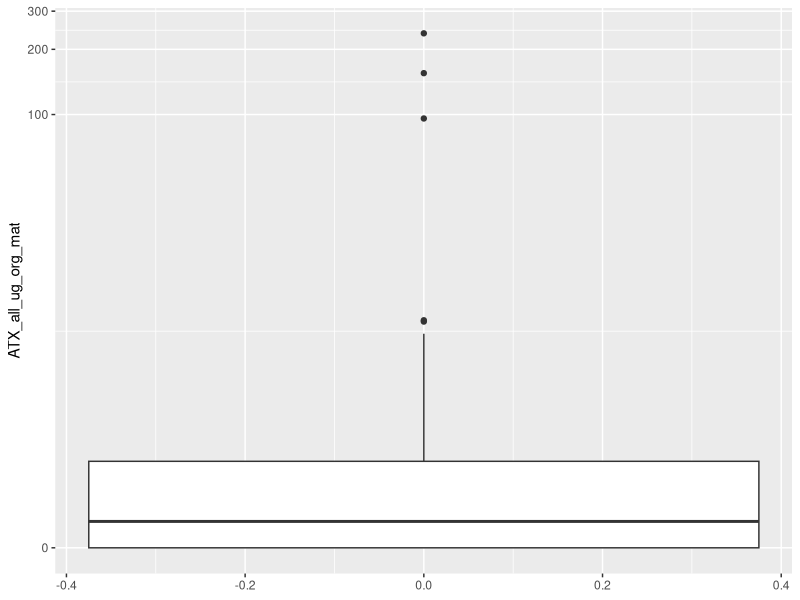
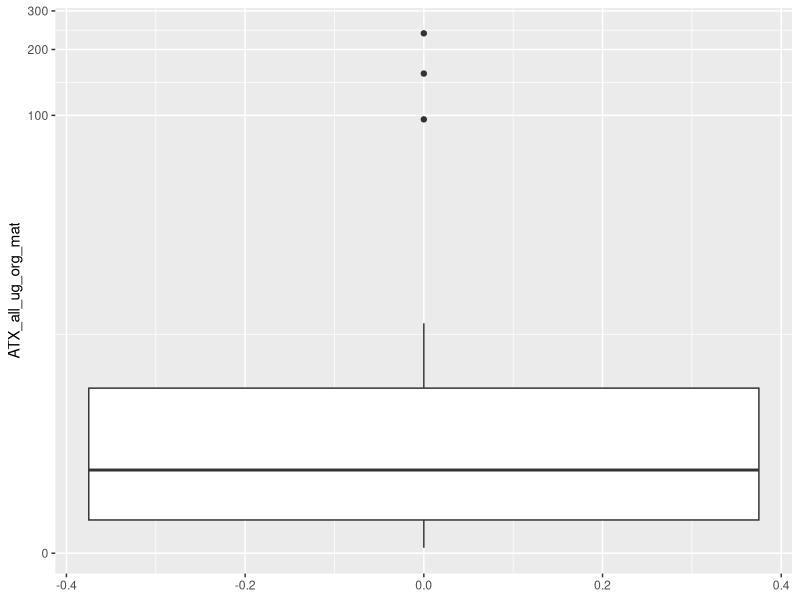
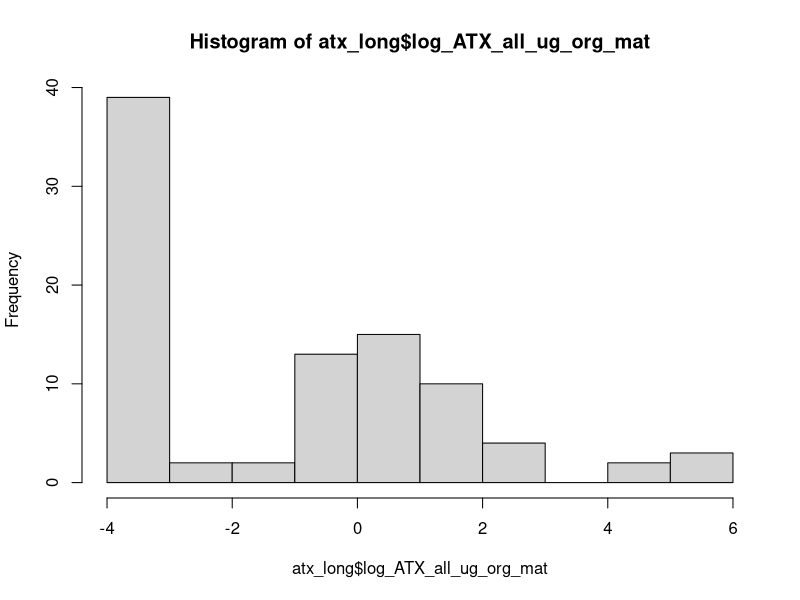
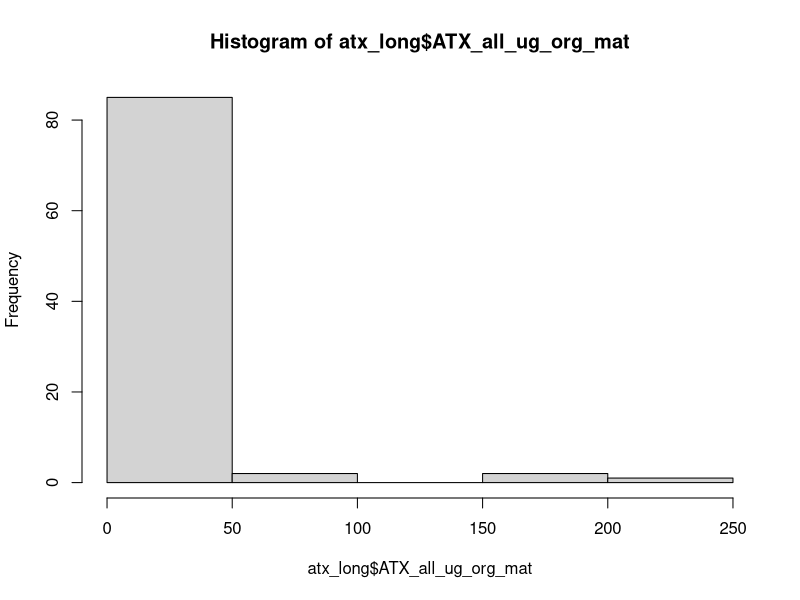

These figures' R source, in order:
#### Making anatoxin categories for analyses
### Jordan Zabrecky
## last edited: 05.24.2026

# This script makes anatoxin concentrations groupings (e.g., high versus low) 
# to use in Q2 analyses

#### (1) Loading libraries & data ####

# libraries
lapply(c("tidyverse"), require, character.only = T)

# read in environmental covariates & toxin data
atx <- read.csv("data/field_and_lab/environmental_covariates_and_toxins.csv") %>% 
  # will analyze congeners all together standardized by OM, 
  # so removing individual congeners and standardization by chl-a
  select(field_date, site_reach, site, TM_ATX_all_ug_orgmat_g, TAC_ATX_all_ug_orgmat_g) %>% 
  filter(year(ymd(field_date)) == 2022)

#### (2) Exploring ATX data ####

# want to add in category for NT atx (which is mean of TM & TAC when possible)
atx <- atx %>% 
  mutate(NT_ATX_all_ug_orgmat_g = case_when(is.na(TM_ATX_all_ug_orgmat_g) ~ TAC_ATX_all_ug_orgmat_g,
                                           is.na(TAC_ATX_all_ug_orgmat_g) ~ TM_ATX_all_ug_orgmat_g,
                                           TRUE ~ (TM_ATX_all_ug_orgmat_g + TAC_ATX_all_ug_orgmat_g) / 2))

# ATX in long format
atx_long <- atx %>% 
  pivot_longer(c("TM_ATX_all_ug_orgmat_g", "TAC_ATX_all_ug_orgmat_g", "NT_ATX_all_ug_orgmat_g"), 
               values_to = "ATX_all_ug_org_mat",
                    names_to = "taxa_ATX") %>% 
  na.omit()

# see distribution of all
ggplot(data = atx_long %>% na.omit() %>% filter(!c(taxa_ATX == "NT_ATX_all_ug_orgmat_g")),
       aes(y = ATX_all_ug_org_mat)) +
  geom_boxplot() +
  scale_y_continuous(trans="pseudo_log")

# see distribution of all (with zeros removed)
ggplot(data = atx_long %>% na.omit() %>% filter(ATX_all_ug_org_mat > 0) %>% filter(!c(taxa_ATX == "NT_ATX_all_ug_orgmat_g")), 
       aes(y = ATX_all_ug_org_mat)) +
  geom_boxplot() +
  scale_y_continuous(trans="pseudo_log")

# get summary (with zeros removed)
summary(atx_long %>% na.omit() %>% filter(ATX_all_ug_org_mat > 0) %>% filter(!c(taxa_ATX == "NT_ATX_all_ug_orgmat_g")))
# makes sense to do <50% quantile, =< 1.98
# & >50% quantile

#### (3) Log-Transforming ATX ####

# need to replace zeros with a value 
# lowest non-zero value is 0.03, how about 0.02 as zero replacement?
log(0.03) # -3.506558
log(0.02) # -3.912

# log values (replace with 0.02 when 0)
atx_long <- atx_long %>% 
  mutate(log_ATX_all_ug_org_mat = case_when(ATX_all_ug_org_mat == 0 ~ log(0.02),
                                                TRUE ~ log(ATX_all_ug_org_mat)))

# view plot
hist(atx_long$log_ATX_all_ug_org_mat) # yes, this is better
hist(atx_long$ATX_all_ug_org_mat)

#### (4) Adding ATX categories to data ####

# save median and 3rd quantile
med <- median((atx_long %>% na.omit() %>% filter(ATX_all_ug_org_mat > 0))$ATX_all_ug_org_mat)

# add in categorical grouping
atx_long <- atx_long %>% 
  mutate(atx_detected = case_when(ATX_all_ug_org_mat > 0 ~ "y",
                                  TRUE ~ "n"),
         atx_group = case_when(ATX_all_ug_org_mat <= med & ATX_all_ug_org_mat > 0 ~ "low",
                               ATX_all_ug_org_mat >= med ~ "high",
                               TRUE ~ "none")) %>% 
  mutate(sample_type = case_when(taxa_ATX == "TM_ATX_all_ug_orgmat_g" ~ "TM",
                                 taxa_ATX == "TAC_ATX_all_ug_orgmat_g"  ~ "TAC",
                                 taxa_ATX == "NT_ATX_all_ug_orgmat_g" ~ "NT")) %>% 
  select(field_date, site, site_reach, sample_type, ATX_all_ug_org_mat, log_ATX_all_ug_org_mat,
         atx_detected, atx_group)

# need to do median for eachg group
# LEFT OFF HERE

#### (3) Saving CSV ####

# save csv
write.csv(atx_long, "./data/field_and_lab/atx_w_categorical_groupings.csv", 
          row.names = FALSE)
